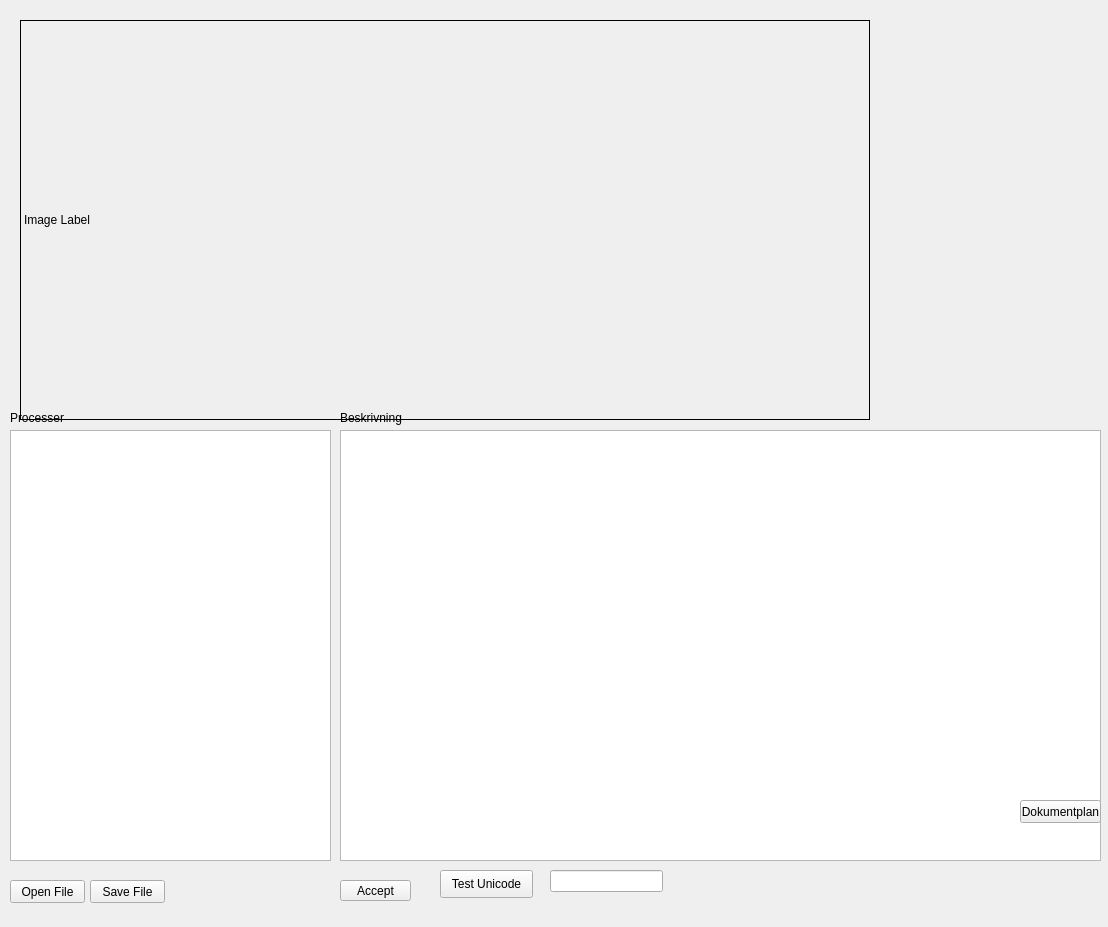
<?xml version="1.0" encoding="UTF-8"?>
<ui version="4.0">
 <class>MainWindow</class>
 <widget class="QMainWindow" name="MainWindow">
  <property name="geometry">
   <rect>
    <x>0</x>
    <y>0</y>
    <width>1108</width>
    <height>927</height>
   </rect>
  </property>
  <property name="windowTitle">
   <string>MainWindow</string>
  </property>
  <widget class="QWidget" name="centralwidget">
   <widget class="QLabel" name="label_4">
    <property name="geometry">
     <rect>
      <x>10</x>
      <y>410</y>
      <width>111</width>
      <height>16</height>
     </rect>
    </property>
    <property name="text">
     <string>Processer</string>
    </property>
   </widget>
   <widget class="QTreeWidget" name="treeProcesses">
    <property name="geometry">
     <rect>
      <x>10</x>
      <y>430</y>
      <width>321</width>
      <height>431</height>
     </rect>
    </property>
    <property name="columnCount">
     <number>1</number>
    </property>
    <attribute name="headerVisible">
     <bool>false</bool>
    </attribute>
    <column>
     <property name="text">
      <string notr="true">1</string>
     </property>
    </column>
   </widget>
   <widget class="QTableWidget" name="tableWidget">
    <property name="geometry">
     <rect>
      <x>340</x>
      <y>430</y>
      <width>761</width>
      <height>431</height>
     </rect>
    </property>
    <property name="sizePolicy">
     <sizepolicy hsizetype="Fixed" vsizetype="Expanding">
      <horstretch>0</horstretch>
      <verstretch>0</verstretch>
     </sizepolicy>
    </property>
   </widget>
   <widget class="QLabel" name="label_11">
    <property name="geometry">
     <rect>
      <x>340</x>
      <y>410</y>
      <width>131</width>
      <height>16</height>
     </rect>
    </property>
    <property name="text">
     <string>Beskrivning</string>
    </property>
   </widget>
   <widget class="QPushButton" name="cmdOkTableView">
    <property name="geometry">
     <rect>
      <x>340</x>
      <y>880</y>
      <width>71</width>
      <height>21</height>
     </rect>
    </property>
    <property name="text">
     <string>Accept</string>
    </property>
   </widget>
   <widget class="QPushButton" name="cmdSaveState">
    <property name="geometry">
     <rect>
      <x>90</x>
      <y>880</y>
      <width>75</width>
      <height>23</height>
     </rect>
    </property>
    <property name="text">
     <string>Save File</string>
    </property>
   </widget>
   <widget class="QPushButton" name="cmdLoadState">
    <property name="geometry">
     <rect>
      <x>10</x>
      <y>880</y>
      <width>75</width>
      <height>23</height>
     </rect>
    </property>
    <property name="text">
     <string>Open File</string>
    </property>
   </widget>
   <widget class="QPushButton" name="cmdTestUnicode">
    <property name="geometry">
     <rect>
      <x>440</x>
      <y>870</y>
      <width>93</width>
      <height>28</height>
     </rect>
    </property>
    <property name="text">
     <string>Test Unicode</string>
    </property>
   </widget>
   <widget class="QLineEdit" name="txtUnicodeTest">
    <property name="geometry">
     <rect>
      <x>550</x>
      <y>870</y>
      <width>113</width>
      <height>22</height>
     </rect>
    </property>
   </widget>
   <widget class="QPushButton" name="cmdDocPlan">
    <property name="geometry">
     <rect>
      <x>1020</x>
      <y>800</y>
      <width>81</width>
      <height>23</height>
     </rect>
    </property>
    <property name="text">
     <string>Dokumentplan</string>
    </property>
   </widget>
   <widget class="QLabel" name="imageLabel">
    <property name="geometry">
     <rect>
      <x>20</x>
      <y>20</y>
      <width>850</width>
      <height>400</height>
     </rect>
    </property>
    <property name="frameShape">
     <enum>QFrame::Box</enum>
    </property>
    <property name="text">
     <string>Image Label</string>
    </property>
   </widget>
  </widget>
 </widget>
 <resources/>
 <connections/>
</ui>
